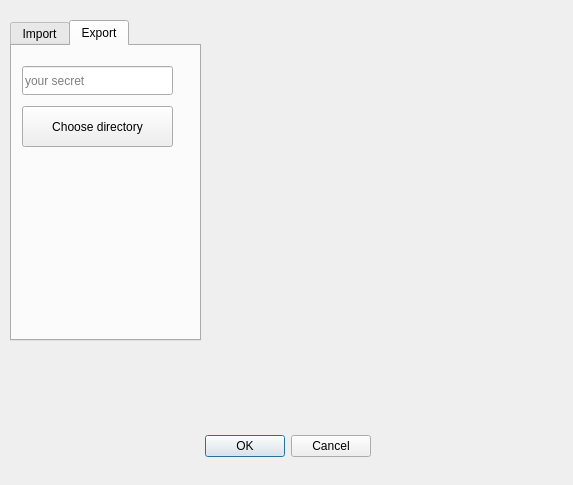
<?xml version="1.0" encoding="UTF-8"?>
<ui version="4.0">
 <class>BMPReaderDialog</class>
 <widget class="QDialog" name="BMPReaderDialog">
  <property name="geometry">
   <rect>
    <x>0</x>
    <y>0</y>
    <width>573</width>
    <height>485</height>
   </rect>
  </property>
  <property name="windowTitle">
   <string>BMP secrets</string>
  </property>
  <widget class="QDialogButtonBox" name="buttonBox">
   <property name="geometry">
    <rect>
     <x>30</x>
     <y>430</y>
     <width>341</width>
     <height>32</height>
    </rect>
   </property>
   <property name="orientation">
    <enum>Qt::Horizontal</enum>
   </property>
   <property name="standardButtons">
    <set>QDialogButtonBox::Cancel|QDialogButtonBox::Ok</set>
   </property>
  </widget>
  <widget class="QLabel" name="label">
   <property name="geometry">
    <rect>
     <x>250</x>
     <y>40</y>
     <width>301</width>
     <height>311</height>
    </rect>
   </property>
   <property name="text">
    <string/>
   </property>
  </widget>
  <widget class="QTabWidget" name="tabWidget">
   <property name="geometry">
    <rect>
     <x>10</x>
     <y>20</y>
     <width>191</width>
     <height>321</height>
    </rect>
   </property>
   <property name="currentIndex">
    <number>1</number>
   </property>
   <widget class="QWidget" name="Import">
    <attribute name="title">
     <string>Import</string>
    </attribute>
    <widget class="QPushButton" name="pushButton">
     <property name="geometry">
      <rect>
       <x>10</x>
       <y>10</y>
       <width>106</width>
       <height>30</height>
      </rect>
     </property>
     <property name="text">
      <string>Import</string>
     </property>
    </widget>
    <widget class="QLabel" name="label_2">
     <property name="geometry">
      <rect>
       <x>0</x>
       <y>50</y>
       <width>181</width>
       <height>181</height>
      </rect>
     </property>
     <property name="text">
      <string>Hidden word:</string>
     </property>
    </widget>
   </widget>
   <widget class="QWidget" name="Export">
    <attribute name="title">
     <string>Export</string>
    </attribute>
    <widget class="QPushButton" name="pushButton_2">
     <property name="geometry">
      <rect>
       <x>10</x>
       <y>60</y>
       <width>151</width>
       <height>41</height>
      </rect>
     </property>
     <property name="text">
      <string>Choose directory</string>
     </property>
    </widget>
    <widget class="QLineEdit" name="lineEdit">
     <property name="geometry">
      <rect>
       <x>10</x>
       <y>20</y>
       <width>151</width>
       <height>29</height>
      </rect>
     </property>
     <property name="placeholderText">
      <string>your secret</string>
     </property>
    </widget>
   </widget>
  </widget>
 </widget>
 <resources/>
 <connections>
  <connection>
   <sender>buttonBox</sender>
   <signal>accepted()</signal>
   <receiver>BMPReaderDialog</receiver>
   <slot>accept()</slot>
   <hints>
    <hint type="sourcelabel">
     <x>248</x>
     <y>254</y>
    </hint>
    <hint type="destinationlabel">
     <x>157</x>
     <y>274</y>
    </hint>
   </hints>
  </connection>
  <connection>
   <sender>buttonBox</sender>
   <signal>rejected()</signal>
   <receiver>BMPReaderDialog</receiver>
   <slot>reject()</slot>
   <hints>
    <hint type="sourcelabel">
     <x>316</x>
     <y>260</y>
    </hint>
    <hint type="destinationlabel">
     <x>286</x>
     <y>274</y>
    </hint>
   </hints>
  </connection>
 </connections>
</ui>
